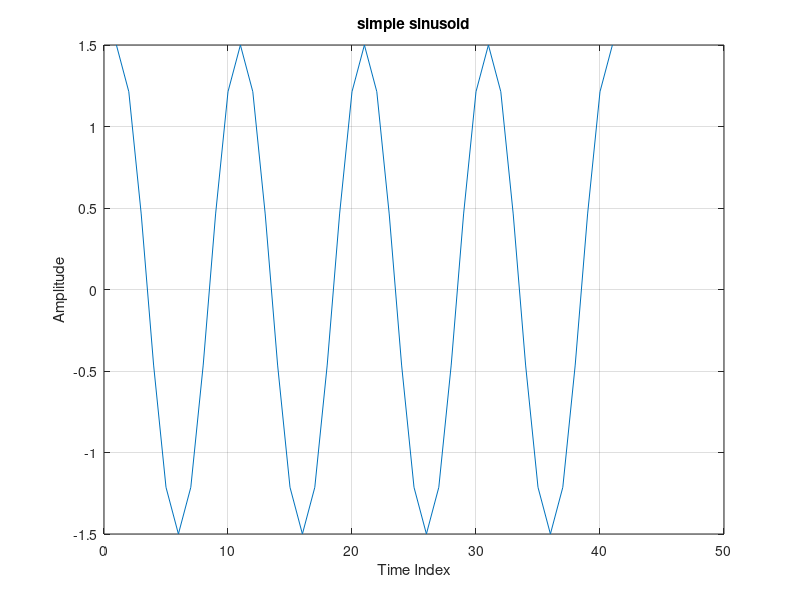
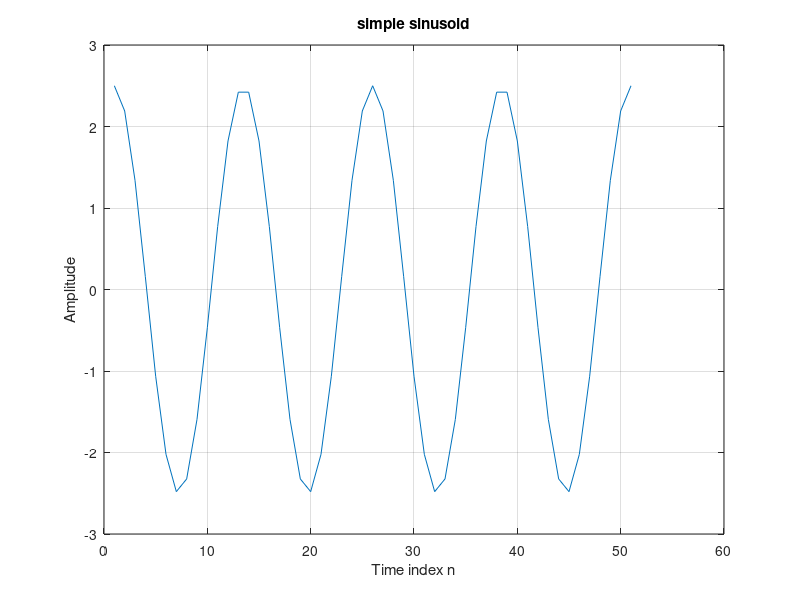

Recreate these plots in MATLAB, in order.
%program to generate a simple sinusoid
f= 0.1;
n= 0:40;
phase = 0;
amp = 1.5;
arg = 2*pi*f*n - phase;
x = amp * cos(arg);
figure(1);
plot(x);grid;
title('simple sinusoid');
xlabel('Time Index');
ylabel('Amplitude');

%modification to run the sinusoid of length 50 frequency .08 and amlitude
%2.5
n2= 0:50;
freq2 = 0.08;
amp2 = 2.5;
arg2 = 2*pi *freq2*n2;
x2=amp2*cos(arg2);
figure(2);
plot(x2); grid;
title('simple sinusoid');
xlabel('Time index n');
ylabel('Amplitude');
